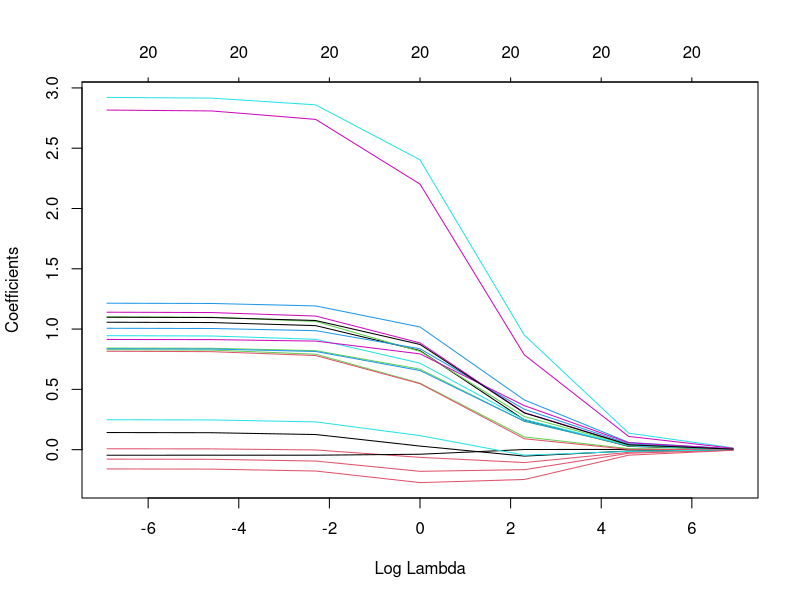

Here is the R script that generated this plot:
## ---- chunk 1
knitr::opts_chunk$set(echo = TRUE)
library(tidyverse)
library(broom)
# install.packages("glmnet") # if necessary
library(glmnet)
## ---- chunk 2
#set.seed(1)
n <- 100
p <- 20
X <- matrix(rnorm(n*p), nrow = n)
beta <- rpois(p, lambda = 1)
#beta <- c(-1, 1, rep(0, p - 2))
y <- X %*% beta + rnorm(n)
## ---- chunk 3
model_ridge <- glmnet(X, y,
                      intercept = FALSE,
                      alpha = 0,
                      lambda = 10^(-3:3))
## ---- chunk 4
# or autoplot(model_ridge, xvar = "lambda")
plot(model_ridge, xvar = "lambda")
## ---- chunk 5
lambda <- 10^0
beta_hat <- coef(model_ridge, s = lambda)[-1] # leave out intercept

## ---- chunk 6
# e.g. predict(model_ridge, newx = X, s = lambda or 10*lambda)

## ---- chunk 7
# X_ID <- ... etc
## ---- chunk 8

## ---- chunk 9
# ...
# X_OOD <- 
# y_OOD <- X_OOD %*% ...
## ---- chunk 10
# ... predict(model_ridge, newx = X_OOD, etc)

## ---- chunk 11
# Gradient of the loss function
least_squares_gradient <- function(x, y, beta) {
  -2 * t(x) %*% (y - x %*% beta) #+ 2 * beta
}

# Loss function
least_squares_loss <- function(x, y, beta) {
  sum((y - x %*% beta)^2)
}

beta_prev2 <- rep(0, p) # or random start point
grad_prev2 <- least_squares_gradient(X, y, beta_prev2)
beta_prev1 <- beta_prev2 + 0.1 * grad_prev2 / sqrt(sum(grad_prev2^2))
grad_prev1 <- least_squares_gradient(X, y, beta_prev1)
previous_loss <- least_squares_loss(X, y, beta_prev2)
next_loss <- least_squares_loss(X, y, beta_prev1)
steps <- 1

while (abs(previous_loss - next_loss) > 0.001) {
  grad_diff <- grad_prev1 - grad_prev2
  step_BB <- sum((beta_prev1 - beta_prev2) * grad_diff) / sum(grad_diff^2)
  # Barzilai–Borwein step size
  beta_prev2 <- beta_prev1
  beta_prev1 <- beta_prev1 - step_BB * grad_prev1
  
  grad_prev2 <- grad_prev1
  grad_prev1 <- least_squares_gradient(X, y, beta_prev1)  
  
  previous_loss <- next_loss
  next_loss <- least_squares_loss(X, y, beta_prev1)
  
  #if (round(steps/10) == steps/10)
  print(previous_loss)
  steps <- steps + 1
}

beta_final <- beta_prev1 
## ---- chunk 12

## ---- chunk 13

